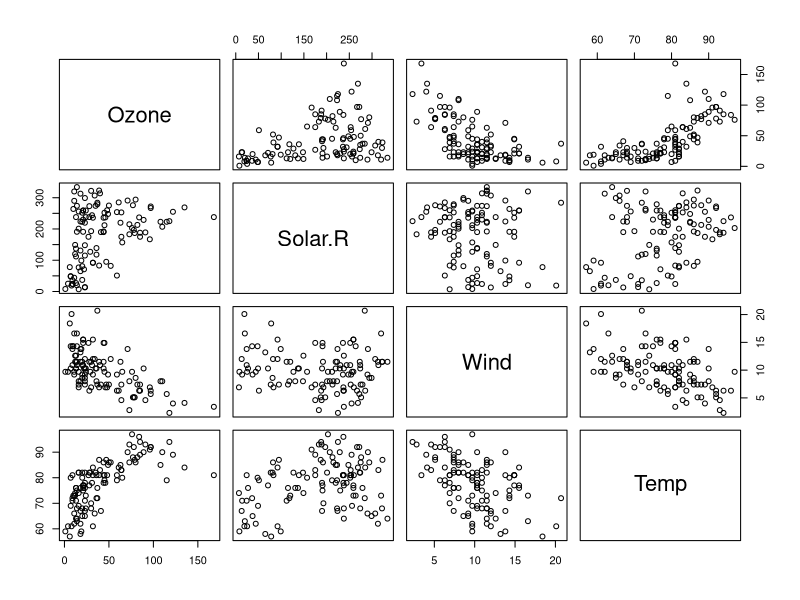
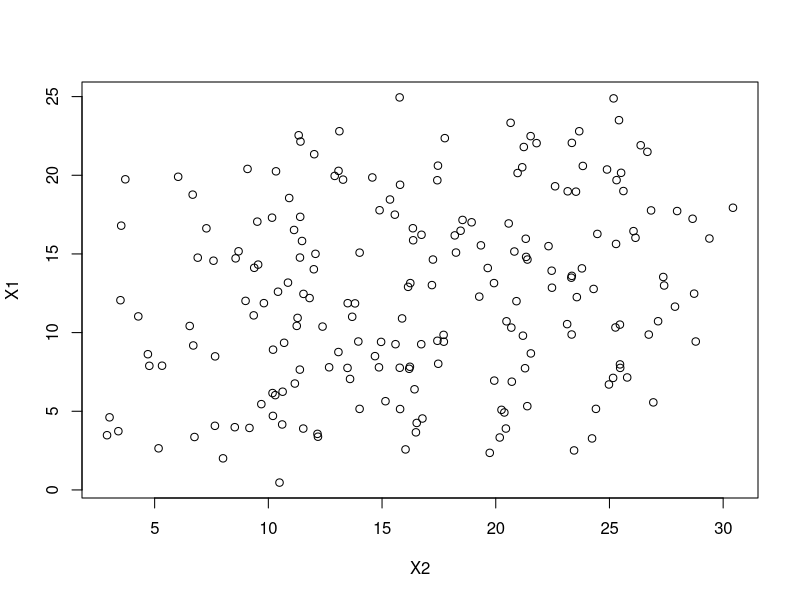

Source code (R) for these figures, in order:
###Data load, clean, basic interpretation
data("airquality")
head(airquality, 15)
#install.packages("dplyr")
library(dplyr)
airquality1 = airquality %>%
  subset(is.na(Solar.R)==FALSE & is.na(Ozone)==FALSE)
pairs(airquality1[,c(1:4)])
cor(airquality[,c(1:4)], use="na.or.complete")
###Exercise 1: Adjust code to reduce cor between X1 and X2 and report what effect 
#this has on regression coefficient values.
Y = seq(from=0, to=20, by=0.1)
X1 = (Y-2)/3 + runif(length(Y), min=0.5, max=20)#changed from max of 2 to 20
X2 = (Y+3)/2 + runif(length(Y), min=0.5, max=20)#changed from max of 2 to 20
df = as.data.frame(cbind(Y, X1, X2))
summary(lm(Y~X1, data=df))
summary(lm(Y~X2, data=df))
summary(lm(Y~X1+X2, data=df))
plot(X1~X2)
cor(X1, X2)#as the amount of error (noise) increases, the correlation between x1 and x2 decreases.
#However, the regression coefficients are still very off from where they should be (around 0.3 for both instead of 3 for x1 and 2 for x2).

##### Oscar: Any idea why is that?

###
###Exercise 2
mod1 = lm(Temp~Wind, data=airquality1)
summary(mod1)
mod2 = lm(Temp~Wind+Solar.R, data=airquality1)
summary(mod2)
mod3 = lm(Temp~Wind+Solar.R+Ozone, data = airquality1)
summary(mod3)#Model 3 explains more of the variance in the dependent variable (Adjusted R2 = 0.4858) than the other two models.
anova(mod1, mod2, mod3)#Model 3 explains more variance than the other models and has reasonable coefficient estimates based on anova table (Smaller RSS and significant).

##### Oscar: Not necessary. Explaining more variance does not mean there is no correlation among independent variables.
#####        Whether a regression coefficient is reasonable depends on whether this varaible is correlated with others.
##### Oscar: Model comparison does NOT tell us which "variable" explain more variation. 
#####        It only tell us which "model" explain more variance. 
#####        You also can NOT use f-test to compare different univariate models (not nested apparently). 
#####        There is no way you can judge which variable explains more without doing variance partitioning.

###
###Exercise 3
AIC(mod1, mod2, mod3)#model 3 has the lowest AIC value (747.5795, greater than 10 difference) so we would conclude that this is the best model to use of the three.
